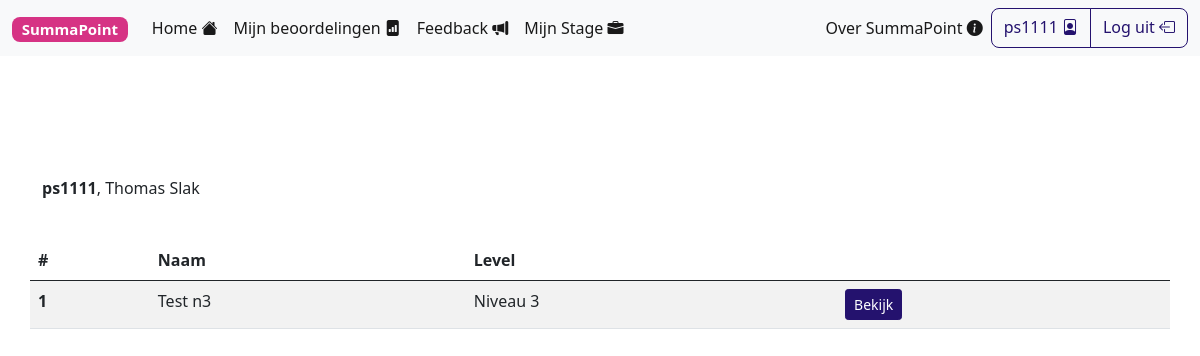
The app's page /forms.php?userid=2 (signed in) with its own data.
### tables this page shows
CREATE TABLE IF NOT EXISTS `user` (
  `id` int(11) NOT NULL AUTO_INCREMENT,
  `ps_number` varchar(45) NOT NULL,
  `name` varchar(45) NOT NULL,
  `surname` varchar(45) NOT NULL,
  `password` varchar(255) NOT NULL,
  PRIMARY KEY (`id`)
);

CREATE TABLE IF NOT EXISTS `form` (
  `id` int(11) NOT NULL AUTO_INCREMENT,
  `level_id` int(11) NOT NULL,
  `name` varchar(100) NOT NULL,
  PRIMARY KEY (`id`),
  KEY `level_id` (`level_id`)
);

CREATE TABLE IF NOT EXISTS `level` (
  `id` int(11) NOT NULL AUTO_INCREMENT,
  `name` varchar(45) NOT NULL,
  PRIMARY KEY (`id`)
);

### classes/connection/app.php (called while the page is built, shortened)
<?php
include "dbInterface.php";
class App
{
    public $db_interface;
    function __construct()
    {
        $this->db_config = new DbConfig();
        $this->db_interface = new DbInterface($this->db_config);
    }
    function get_user($id)
    {
        return $this->db_interface->get_user($id);
    }
    function get_forms($level)
    {
        return $this->db_interface->get_forms($level);
    }
}

### classes/connection/dbInterface.php (called while the page is built, shortened)
<?php
require_once "./classes/user.php";
require_once "./classes/form.php";
class DbInterface
{
    public $connection;
    function __construct($db_config)
    {
        $this->connection = new mysqli($db_config->servername, $db_config->username, $db_config->password, $db_config->dbname);
    }
    function get_user($id)
    {
        $stmt = $this->connection->prepare("SELECT user.id, user.ps_number, user.name, user.surname, level.name AS level_name, level.id AS level_id, role.name AS role_name FROM user INNER JOIN user_role ON user.id = user_role.user_id INNER JOIN role ON user_role.role_id = role.id INNER JOIN user_level ON user.id = user_level.user_id INNER JOIN level ON user_level.level_id = level.id WHERE user.id = ?");
        $stmt->bind_param("i", $id);
        $stmt->execute();
        $result = $stmt->get_result();
        $row = $result->fetch_assoc();
        $output = new User($row);
        $output->levels = $this->get_user_levels($id);
        return $output;
    }
    function get_user_levels($id)
    {
        $stmt = $this->connection->prepare("SELECT level.name AS level FROM user_level INNER JOIN level ON level_id = level.id WHERE user_id = ?");
        $stmt->bind_param("i", $id);
        $stmt->execute();
        $result = $stmt->get_result();
        $output = array();
        while ($row = $result->fetch_assoc()) {
            array_push($output, $row['level']);
        }
        return $output;
    }
    function get_forms($level)
    {
        $stmt = $this->connection->prepare("SELECT * FROM form WHERE level_id = ?");
        $stmt->bind_param('s', $level);
        $stmt->execute();
        $result = $stmt->get_result();
        $output = array();
        while ($row = $result->fetch_assoc()) {
            $form = new Form($row);
            array_push($output, $form);
        }
        return $output;
    }
}

### classes/user.php (called while the page is built, shortened)
<?php
class User {
    function __construct($sql_record)
    {
        $this->id = $sql_record["id"];
        $this->ps_number = $sql_record["ps_number"];
        $this->name = $sql_record["name"];
        $this->surname = $sql_record["surname"];
        $this->level_id = $sql_record["level_id"];
        $this->level = $sql_record["level_name"];
    }
}

### classes/form.php (called while the page is built, shortened)
<?php
class Form {
    function __construct($sql_record)
    {
        $this->id = $sql_record["id"];
        $this->name = $sql_record["name"];
    }
}

### forms.php (the view, shortened to what this page needs)
<?php
if (!isset($_SESSION['loggedin'])) {
    header('Location: index.php');
    exit;
} else {
    include_once("classes/connection/app.php");
    $app = new App();
    $user = $app->get_user($_GET["userid"]);
}
?>
<!DOCTYPE html>
<html lang="en">
<head>
    <?php include_once("components/head.php") ?>
</head>
<body>
    <?php include_once("components/navbar.php"); ?>
    <br>
    <br>
    <br>
    <br>
    <br>
    <div class="container">
        <div class="row row-cols-1 row-cols-md-3 g-4">
            <p><b><?= $user->ps_number; ?></b>, <?= $user->name; ?> <?= $user->surname; ?></p>
            <table class="table table-hover table-striped">
                <thead>
                    <tr>
                        <th scope="col">#</th>
                        <th scope="col">Naam</th>
                        <th scope="col">Level</th>
                        <th scope="col"></th>
                    </tr>
                </thead>
                <tbody>
                    <?php
                    $forms = $app->get_forms($user->level_id);
                    $i = 0;
                    if (count($forms) > 0) {
                        foreach ($forms as $form) {
                            $i++;
                            echo '
                            <tr>
                                <th scope="row">' . $i . '</th>
                                <td>' . $form->name . '</td>
                                <td>' . $user->level . '</td>';
                                if (($_SESSION['role'] == "Student")) {
                                    echo '<td><a class="btn btn-primary btn-sm" href="form_answers.php?userid=' . $user->id . '&formid=' . $form->id .'" role="button">Bekijk</a></td>';
                                }
                                else
                                {
                                    echo '<td><a class="btn btn-primary btn-sm" href="form.php?userid=' . $user->id . '&formid=' . $form->id .'" role="button">Beoordeel</a>
                                    <a class="btn btn-primary btn-sm" href="form_answers.php?userid=' . $user->id . '&formid=' . $form->id .'" role="button">Bekijk beoordeelde</a></td>';
                                }
                                echo '</tr></td>';
                        }
                    } else {
                        echo '<span class="badge bg-danger">Geen formulieren gevonden...</span>';
                    }
                    ?>
                </tbody>
            </table>
        </div>
    </div>
    <br>
    <br>
</body>
</html>

### records on screen
user: ps_number "ps1111", name "Thomas", surname "Slak"
form: name "Test n3", level.name "Niveau 3"

### other values on screen
$_SESSION["ps_number"] "ps1111"
